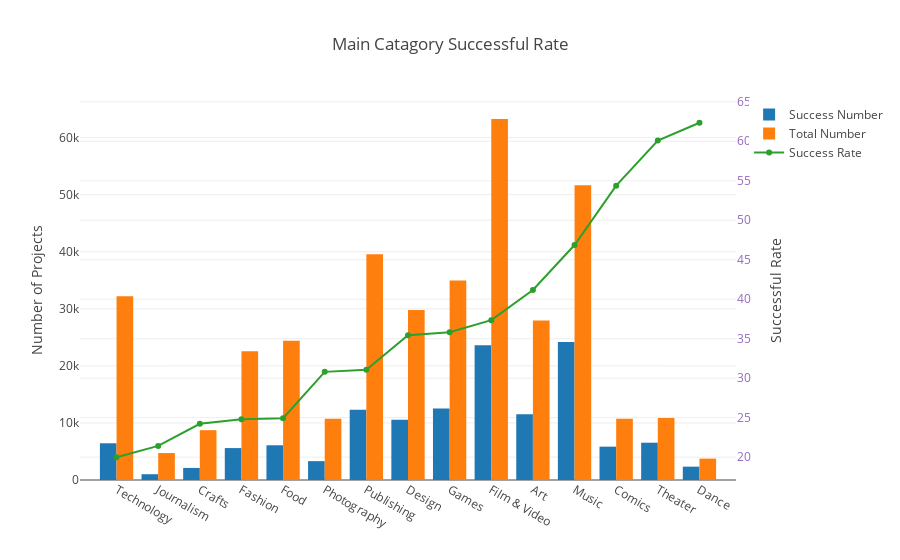

The code cell stored with this chart in its notebook:
### Code cell
iplot(go.Figure(data = gdata, 
        layout = go.Layout(
            title='Main Catagory Successful Rate',
        yaxis=dict(
            title='Number of Projects'
        ),
        yaxis2=dict(
            title='Successful Rate',
            tickfont=dict(
                color='rgb(148, 103, 189)'
            ),
            overlaying='y',
            side='right'
        )
        )
     )
     )

### Figure 1 — Plotly figure (JSON) as saved in the notebook; plotly's stock layout.template omitted (floating-point values rounded to 4 significant figures)
{"data": [{"name": "Success Number", "type": "bar", "uid": "a86cf0bd-907a-490d-a21d-ec0dc2567d97", "x": ["Technology", "Journalism", "Crafts", "Fashion", "Food", "Photography", "Publishing", "Design", "Games", "Film & Video", "Art", "Music", "Comics", "Theater", "Dance"], "y": [6434, 1012, 2115, 5593, 6085, 3305, 12300, 10550, 12518, 23623, 11510, 24197, 5842, 6534, 2338]}, {"name": "Total Number", "type": "bar", "uid": "2177f066-95a3-445d-9fbe-b82d486ad3b6", "x": ["Technology", "Journalism", "Crafts", "Fashion", "Food", "Photography", "Publishing", "Design", "Games", "Film & Video", "Art", "Music", "Comics", "Theater", "Dance"], "y": [32192, 4724, 8733, 22566, 24418, 10731, 39575, 29765, 34944, 63253, 27959, 51637, 10743, 10872, 3750]}, {"name": "Success Rate", "type": "scatter", "uid": "1ded96c4-6781-43ff-8f91-73c183a4145f", "x": ["Technology", "Journalism", "Crafts", "Fashion", "Food", "Photography", "Publishing", "Design", "Games", "Film & Video", "Art", "Music", "Comics", "Theater", "Dance"], "y": [19.99, 21.42, 24.22, 24.79, 24.92, 30.8, 31.08, 35.44, 35.82, 37.35, 41.17, 46.86, 54.38, 60.1, 62.35], "yaxis": "y2"}], "layout": {"title": "Main Catagory Successful Rate", "yaxis": {"title": "Number of Projects"}, "yaxis2": {"overlaying": "y", "side": "right", "tickfont": {"color": "rgb(148, 103, 189)"}, "title": "Successful Rate"}}}
